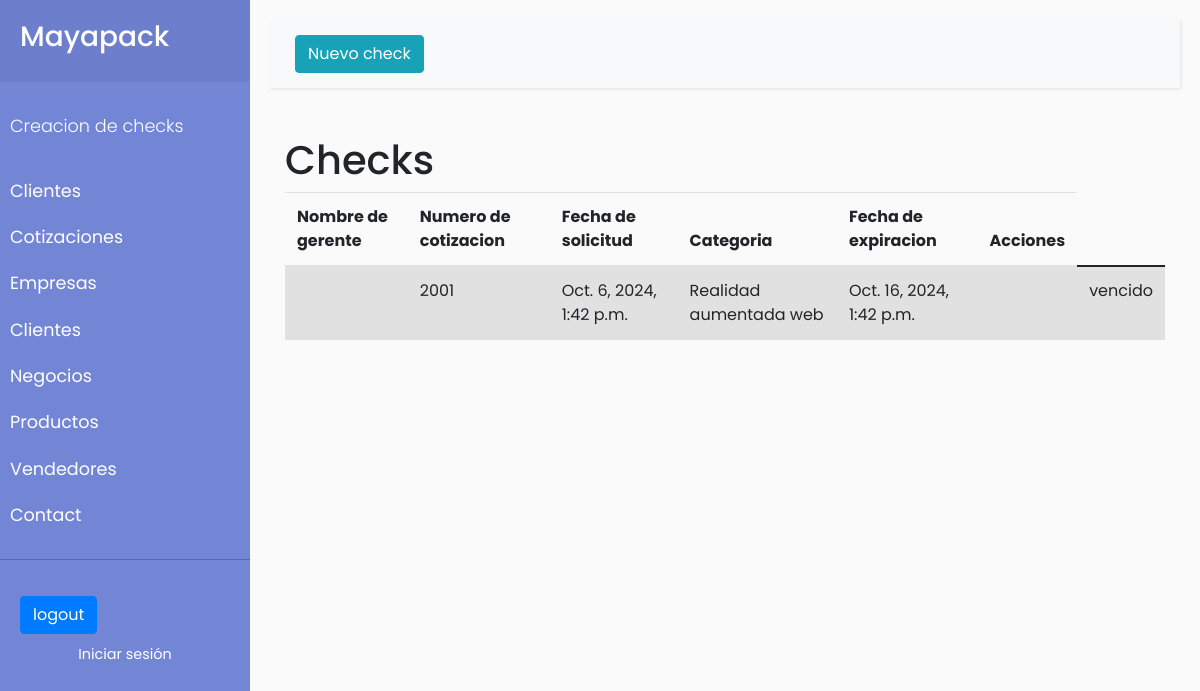
Screenshot of /cotizaciones (signed in) with the database file from the repository.
### cotizaciones/models.py (models this page shows, shortened)
class Check(models.Model):
    autor=models.ForeignKey(User, on_delete=models.SET_NULL, null=True)
    nombre_proyecto = models.CharField(max_length=100, null=True, blank=True)
    numero_cotizacion = models.IntegerField( null=True,  blank=True)
    nombre_empresa = models.ManyToManyField('empresas.Empresa')
    fecha_solicitud = models.DateTimeField(default=datetime.now())
    comentarios_adicionales = models.TextField(max_length=300, blank=True, null=True) #por si existe algun requerimiento en especifico para el proyecto
    estatus=models.ManyToManyField(Status, related_name='status', blank=True) # El estatus se refiere al estado en el pipeline de ventas
    fecha_expiracion=models.DateTimeField(default=timezone.now() + timedelta (days=10))
    vigente=models.BooleanField(default=True, null=True) #Vigencia del check
    cliente=models.ForeignKey('clientes.Cliente', on_delete=models.CASCADE, null=True)
    categoria=models.ManyToManyField(Categoria, related_name='relevancia_check', blank=True) # relevancia de la categoria
    def save(self, *args, **kwargs):
        if not self.pk and 'user' in kwargs:
            self.author = kwargs.pop('user')
        super(Check, self).save(*args, **kwargs)
    def verificar_expiracion(self):
        if self.fecha_expiracion< timezone.now():
            self.vigente=False
            self.save()

class Categoria(models.Model):
    nombre=models.CharField(max_length=100, null=False, unique=True, verbose_name='Nombre')
    class Meta:
        db_table='categories'
        verbose_name='Categoria'
        verbose_name_plural='Categorias'
        ordering=['id']

### cotizaciones/views.py (the view)
# urls.py: path('cotizaciones',views.list, name='cotizaciones'),
def list(request):
    if request.user.is_authenticated:
        check=Check.objects.filter(autor_id=request.user)
        context ={
                  'check':check,
        }
        for obj in check:
             obj.verificar_expiracion()
             obj.save
        return render (request, 'cotizaciones/list.html', {'check': check})
    else:
         return redirect('/accounts/login/')

### cotizaciones/templates/cotizaciones/list.html (shortened to what this page needs)
{% extends 'base.html' %}
{% load static %}
{% block content %}
        <div id="content">
            <nav class="navbar navbar-expand-lg navbar-light bg-light">
                <div class="container-fluid">
                    <button type="button" class="btn btn-info">
                        <a href="{% url 'create' %}" ><span>Nuevo check</span></a>
                    </button>
                </div>
            </nav>
            <div class="container mt-5">
                <h1>Checks</h1>
                <table class="table table-striped">
                        {% if check %}
                                    <thead>
                                    <tr>
                                        <th scope="col">Nombre de gerente</th>
                                        <th scope="col">Numero de cotizacion</th>
                                        <th scope="col">Fecha de solicitud</th>
                                        <th scope="col">Categoria</th>
                                        <th scope="col">Fecha de expiracion</th>
                                        <th scope="col">Acciones</th>
                                    </tr>
                                    </thead>
                            {% for obj in check %}
                                {%if obj.autor.id == user.id %}
                                    <tbody>
                                    <tr>
                                     <th scope="row">{{obj.nombre_gerente}}</th>
                                        <td>{{obj.numero_cotizacion}}</td>
                                        <td> {{obj.fecha_solicitud }}</td>
                                        {% for category in  obj.categoria.all %}
                                        <td>  {{category.nombre}}  </td>
                                        {%endfor %}
                                        <td>{{obj.fecha_expiracion}}</td>
                                        <td>
                                        {%if obj.vigente %}
                                        <a href="{% url 'ver' obj.id  %}">  <i class="bi bi-eye-fill"></i></a>
                                        <a href="{% url 'editar' obj.id  %}"> <i class="bi bi-pencil-square"></i></a>
                                        <a href="{% url 'pdf' obj.id  %}">  <i class="bi bi-file-earmark-pdf"></i></a>
                                        <a href="{% url 'delete' obj.id  %}"><i class="bi bi-trash-fill"></i></a>
                                        </td>
                                        {% else %}
                                        <td> <a href="{% url 'renovar' obj.id  %}">vencido </a> </td>
                                        {% endif %}
                                    </tr>
                                    </tbody>
                                {% endif %}
                            {% endfor %}
                        {% else %}
                        <h1>No hay elementos a mostrar</h1>
                        {% endif %}
                </table>
            </div>
        </div>
 {% endblock %}

### cotizaciones/static/cotizaciones/css/sidemenu.css (style rules this page uses)
body { font-family: 'Poppins', sans-serif; background: #fafafa; }
a, a:hover, a:focus { color: inherit; text-decoration: none; transition: all 0.3s; }
.navbar { padding: 15px 10px; background: #fff; border: none; border-radius: 0; margin-bottom: 40px; box-shadow: 1px 1px 3px rgba(0, 0, 0, 0.1); }
#content { width: 100%; padding: 20px; min-height: 100vh; transition: all 0.3s; }

### rows the page displays
Check: numero_cotizacion "2001", fecha_solicitud "Oct. 6, 2024, 1:42 p.m.", fecha_expiracion "Oct. 16, 2024, 1:42 p.m.", vigente "vencido"
Categoria: nombre "Realidad aumentada web"
